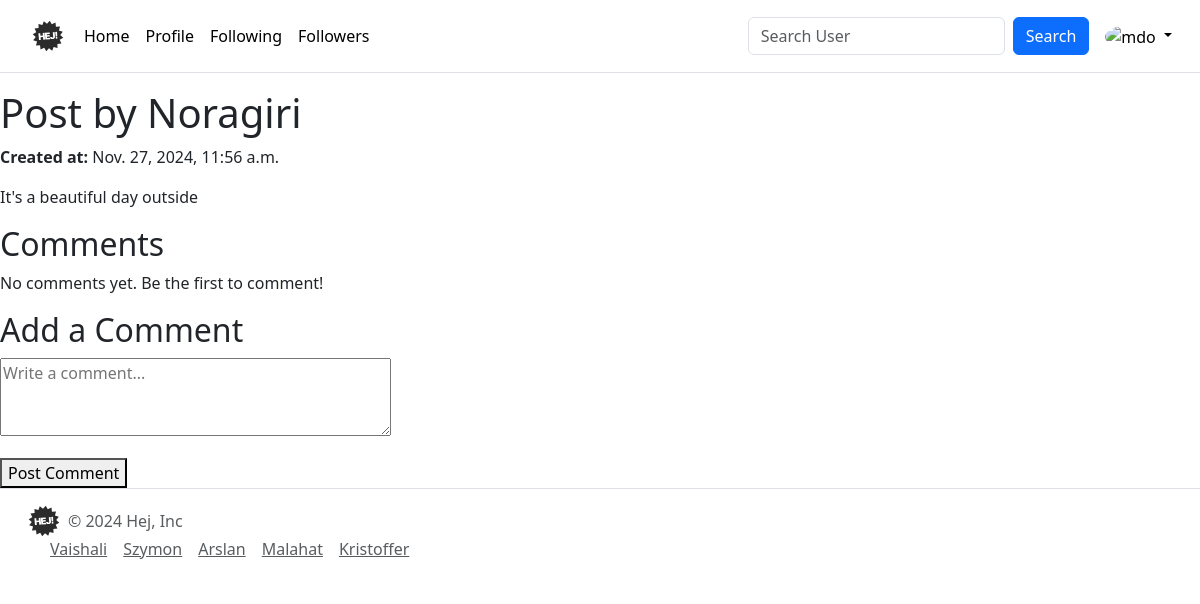
The app's page /post/1/ (signed in) with its own data.
### social_app/models.py (models this page shows, shortened)
class Post(models.Model):
    user = models.ForeignKey(
        UserProfile, on_delete=models.CASCADE, related_name="posts"
    )
    content = models.TextField()
    image = models.ImageField(upload_to="post_images/", blank=True, null=True)
    created_at = models.DateTimeField(auto_now_add=True)

class UserProfile(models.Model):
    user = models.OneToOneField(User, on_delete=models.CASCADE)
    profile_pic = models.ImageField(
        upload_to="profile_pics/", default="../static/img/user-icon.png"
    )
    bio = models.TextField(max_length=500, blank=True)
    email = models.EmailField(max_length=264, unique=True)

### social_app/views.py (the view)
# urls.py: path("post/<int:post_id>/", view_post, name="view_post"),
@login_required
def view_post(request, post_id):
    post = get_object_or_404(Post, id=post_id)
    comments = post.comments.all().order_by("-created_at")
    new_comment = None
    if request.method == "POST":
        comment_form = CommentForm(request.POST)
        if comment_form.is_valid():
            new_comment = comment_form.save(commit=False)
            new_comment.post = post
            new_comment.user = request.user
            new_comment.save()
            messages.success(request, "Comment added successfully.")
            return redirect("social_app:view_post", post_id=post.id)
    else:
        comment_form = CommentForm()
    return render(
        request,
        "social-app/view_post.html",
        {
            "post": post,
            "comments": comments,
            "comment_form": comment_form,
        },
    )

### social_app/forms.py
class CommentForm(forms.ModelForm):
    content = forms.CharField(
        widget=forms.Textarea(attrs={"rows": 3, "placeholder": "Write a comment..."}),
        label="",
    )
    class Meta:
        model = Comment
        fields = ("content",)

### templates/social-app/view_post.html (shortened to what this page needs)
{% extends "base/base.html" %}
{% block content %}
<div class="post-detail">
    <h1>Post by {{ post.user.user.username }}</h1>
    <p><strong>Created at:</strong> {{ post.created_at }}</p>
    <div class="post-content">
        <p>{{ post.content }}</p>
    </div>
</div>
<div class="comments-section">
    <h2>Comments</h2>
    {% if comments %}
    <ul>
        {% for comment in comments %}
        <li>
            <p><strong>{{ comment.user.username }}</strong> ({{ comment.created_at|date:"F j, Y, g:i a" }})</p>
            <p>{{ comment.content }}</p>
        </li>
        {% endfor %}
    </ul>
    {% else %}
    <p>No comments yet. Be the first to comment!</p>
    {% endif %}
</div>
<div class="add-comment">
    <h2>Add a Comment</h2>
    <form method="post">
        {{ comment_form.as_p }}
        <button type="submit">Post Comment</button>
    </form>
</div>
{% endblock %}

### records on screen
Post: user.user.username "Noragiri", created_at "Nov. 27, 2024, 11:56 a.m.", content "It's a beautiful day outside"
